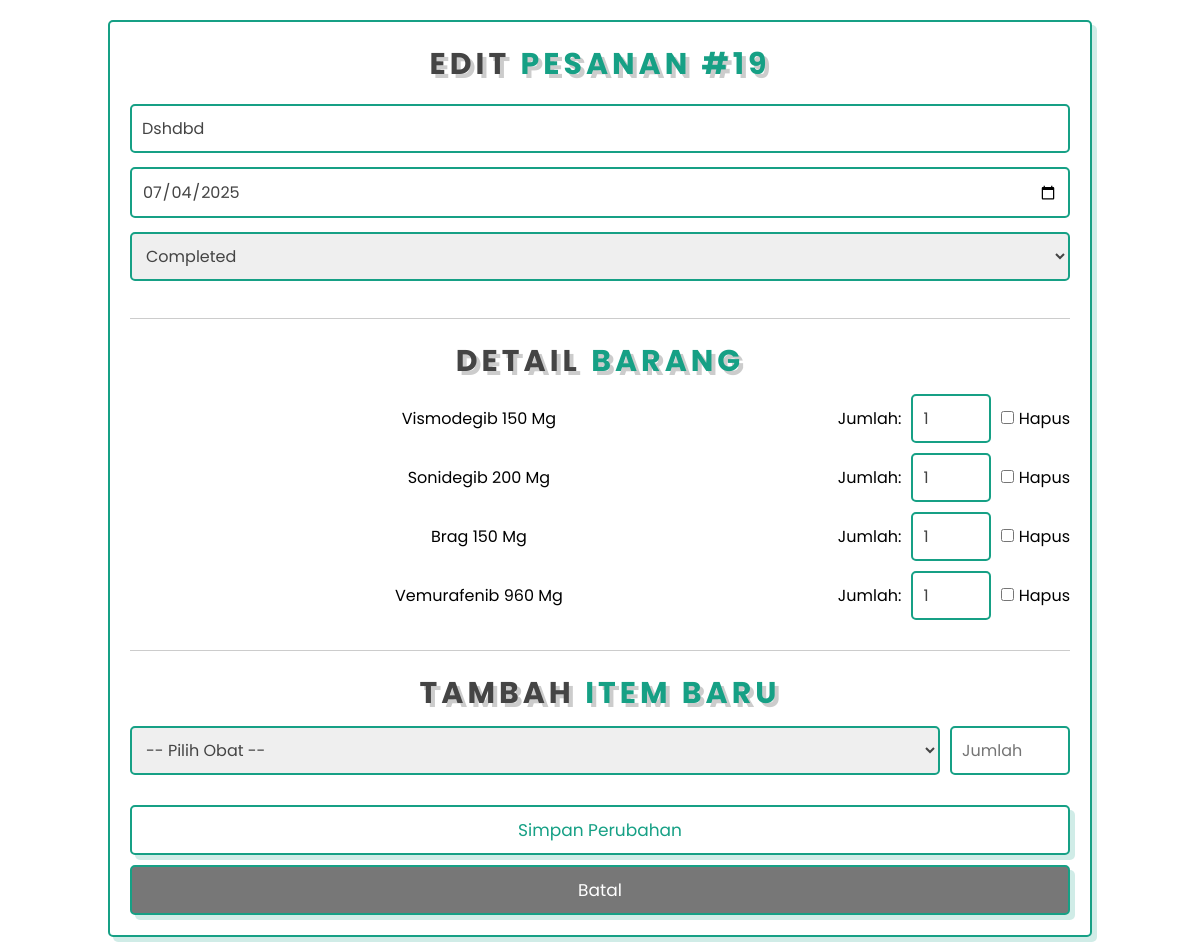
/epharmacy-native/epharmacy-native/admin.php?action=edit&id=19 (signed in), run on the app's committed database.
### tables this page shows
CREATE TABLE `orders` (
  `id` int(11) NOT NULL,
  `customer_name` varchar(100) DEFAULT NULL,
  `total_price` decimal(10,2) DEFAULT NULL,
  `order_date` date DEFAULT NULL,
  `status` varchar(50) DEFAULT 'Completed'
);

CREATE TABLE `order_details` (
  `id` int(11) NOT NULL,
  `order_id` int(11) NOT NULL,
  `medicine_id` int(11) NOT NULL,
  `quantity` int(11) NOT NULL,
  `price_per_item` decimal(10,2) NOT NULL
);

CREATE TABLE `medicines` (
  `id` int(11) NOT NULL,
  `name` varchar(100) NOT NULL,
  `description` text NOT NULL,
  `price` decimal(10,2) NOT NULL
);

### epharmacy-native/epharmacy-native/admin.php (the view, shortened to what this page needs)
<?php
include 'config.php';
$action = $_GET['action'] ?? 'list';
$order_id = $_GET['id'] ?? null;
?>
<!DOCTYPE html>
<html lang="en">
<head>
    <link rel="stylesheet" href="style.css">
    <link rel="stylesheet" href="https://cdnjs.cloudflare.com/ajax/libs/font-awesome/6.4.0/css/all.min.css">
</head>
<body>
<?php if ($action == 'list'): ?>
<section class="book">
    <div class="row">
        <div style="width:100%">
            <h3 class="heading">Daftar <span>Pesanan</span></h3>
            <div style="margin-bottom: 2rem;">
                <a href="admin.php?action=add" class="btn">Tambah Pesanan <span class="fas fa-plus"></span></a>
                <a href="index.php" class="btn" style="margin-left: 1rem;">Kembali ke Home <span class="fas fa-home"></span></a>
            </div>
            <div style="overflow-x:auto;">
                <table style="width:100%; border-collapse: collapse; font-size: 1.4rem;">
                    <thead style="background-color: var(--green); color: white;">
                        <tr>
                            <th style="padding: 1rem; border: var(--border);">ID</th>
                            <th style="padding: 1rem; border: var(--border);">Pelanggan</th>
                            <th style="padding: 1rem; border: var(--border);">Produk</th>
                            <th style="padding: 1rem; border: var(--border);">Total</th>
                            <th style="padding: 1rem; border: var(--border);">Tanggal</th>
                            <th style="padding: 1rem; border: var(--border);">Status</th>
                            <th style="padding: 1rem; border: var(--border);">Aksi</th>
                        </tr>
                    </thead>
                    <tbody>
                        <?php
                        $sql = "SELECT o.*, GROUP_CONCAT(m.name SEPARATOR ', ') as item_list FROM orders o LEFT JOIN order_details od ON o.id = od.order_id LEFT JOIN medicines m ON od.medicine_id = m.id GROUP BY o.id ORDER BY o.order_date DESC";
                        $result = $conn->query($sql);
                        if ($result && $result->num_rows > 0):
                            while($row = $result->fetch_assoc()): ?>
                            <tr style="text-align: center;">
                                <td style="padding: 1rem; border: var(--border);"><?= $row['id'] ?></td>
                                <td style="padding: 1rem; border: var(--border);"><?= htmlspecialchars($row['customer_name']) ?></td>
                                <td style="padding: 1rem; border: var(--border); text-align: left;"><?= htmlspecialchars($row['item_list'] ?? 'Tidak ada detail') ?></td>
                                <td style="padding: 1rem; border: var(--border);">Rp<?= number_format($row['total_price'], 0, ',', '.') ?></td>
                                <td style="padding: 1rem; border: var(--border);"><?= htmlspecialchars($row['order_date'] ?? 'N/A') ?></td>
                                <td style="padding: 1rem; border: var(--border);"><?= htmlspecialchars($row['status'] ?? 'N/A') ?></td>
                                <td style="padding: 1rem; border: var(--border);">
                                    <a href="admin.php?action=edit&id=<?= $row['id'] ?>" class="btn"><i class="fas fa-edit"></i></a>
                                    <a href="admin.php?action=delete&id=<?= $row['id'] ?>" class="btn" onclick="return confirm('Yakin ingin hapus?')"><i class="fas fa-trash"></i></a>
                                </td>
                            </tr>
                            <?php endwhile;
                        else: ?>
                            <tr><td colspan="7" style="text-align:center; padding: 2rem;">Belum ada pesanan.</td></tr>
                        <?php endif; ?>
                    </tbody>
                </table>
            </div>
        </div>
    </div>
</section>
<?php elseif ($action == 'edit' && $order_id):
    $order = $conn->query("SELECT * FROM orders WHERE id = $order_id")->fetch_assoc();
    $result_details = $conn->query("SELECT od.id, od.quantity, m.name as medicine_name FROM order_details od JOIN medicines m ON od.medicine_id = m.id WHERE od.order_id = $order_id");
    $order_details = [];
    while ($row = $result_details->fetch_assoc()) { $order_details[] = $row; }
?>
<section class="book">
    <div class="row">
        <form action="admin.php?action=update&id=<?= $order_id ?>" method="post">
            <h3 class="heading">Edit <span>Pesanan #<?= $order_id ?></span></h3>
            <input type="text" name="customer_name" class="box" value="<?= htmlspecialchars($order['customer_name']) ?>" required>
            <input type="date" name="order_date" class="box" value="<?= htmlspecialchars($order['order_date']) ?>" required>
            <select name="status" class="box">
                <option value="Completed" <?= $order['status'] == 'Completed' ? 'selected' : '' ?>>Completed</option>
            </select>
            <div style="margin-top: 3rem; border-top: 1px solid #ccc; padding-top: 2rem;">
                <h3 class="heading">Detail <span>Barang</span></h3>
                <?php foreach ($order_details as $item): ?>
                    <div style="display: flex; align-items: center; gap: 1rem; margin-bottom: 1rem;">
                        <span style="flex-grow: 1; font-size: 1.6rem;"><?= htmlspecialchars($item['medicine_name']) ?></span>
                        <label style="font-size: 1.6rem;">Jumlah:</label>
                        <input type="number" name="quantities[<?= $item['id'] ?>]" value="<?= $item['quantity'] ?>" min="1" class="box" style="width: 80px; margin: 0;">
                        <label style="font-size: 1.6rem;"><input type="checkbox" name="remove[]" value="<?= $item['id'] ?>"> Hapus</label>
                    </div>
                <?php endforeach; ?>
            </div>
            <div style="margin-top: 3rem; border-top: 1px solid #ccc; padding-top: 2rem;">
                <h3 class="heading">Tambah <span>Item Baru</span></h3>
                <div style="display: flex; align-items: center; gap: 1rem;">
                    <select name="new_medicine_id" class="box" style="flex-grow: 1; margin: 0;">
                        <option value="">-- Pilih Obat --</option>
                    </select>
                    <input type="number" name="new_quantity" placeholder="Jumlah" min="1" class="box" style="width: 120px; margin: 0;">
                </div>
            </div>
            <input type="submit" value="Simpan Perubahan" class="btn" style="width: 100%; margin-top: 3rem;">
            <a href="admin.php" class="btn" style="width: 100%; margin-top: 1rem; background-color: #777; color: white;">Batal</a>
        </form>
    </div>
</section>
<?php endif; ?>
</body>
</html>

### epharmacy-native/epharmacy-native/style.css (style rules this page uses)
:root { --green:#16a085; --black:#444; --light-color:#777; --box-shadow:.5rem .5rem 0 rgba(22, 160, 133, .2); --text-shadow:.4rem .4rem 0 rgba(0, 0, 0, .2); --border:.2rem solid var(--green); }
* { font-family: 'Poppins', sans-serif; margin:0; padding: 0; box-sizing: border-box; outline: none; border: none; text-transform: capitalize; transition: all .2s ease-out; text-decoration: none; }
html { font-size: 62.5%; overflow-x: hidden; scroll-padding-top: 7rem; scroll-behavior: smooth; }
section { padding:2rem 9%; }
.heading { text-align: center; padding-bottom: 2rem; text-shadow: var(--text-shadow); text-transform: uppercase; color:var(--black); font-size: 5rem; letter-spacing: .4rem; }
.heading span { text-transform: uppercase; color:var(--green); }
.btn { display: inline-block; margin-top: 1rem; padding: .5rem; padding-left: 1rem; border:var(--border); border-radius: .5rem; box-shadow: var(--box-shadow); color:var(--green); cursor: pointer; font-size: 1.7rem; background: #fff; }
.book .row { display: flex; align-items: center; flex-wrap: wrap; gap:2rem; }
.book .row form { flex:1 1 45rem; background: #fff; border:var(--border); box-shadow: var(--box-shadow); text-align: center; padding: 2rem; border-radius: .5rem; }
.book .row form h3 { color:var(--black); padding-bottom: 1rem; font-size: 3rem; }
.book .row form .box { width: 100%; margin:.7rem 0; border-radius: .5rem; border:var(--border); font-size: 1.6rem; color: var(--black); text-transform: none; padding: 1rem; }
.book .row form .btn { padding:1rem 4rem; }

### data on the page
orders: customer_name "Dshdbd", order_date "07/04/2025", status "Completed"
order_details: medicine.name "Vismodegib 150 Mg", quantity "1"
order_details: medicine.name "Sonidegib 200 Mg", quantity "1"
order_details: medicine.name "Brag 150 Mg", quantity "1"
order_details: medicine.name "Vemurafenib 960 Mg", quantity "1"

### other printed values
$order_id "19"
